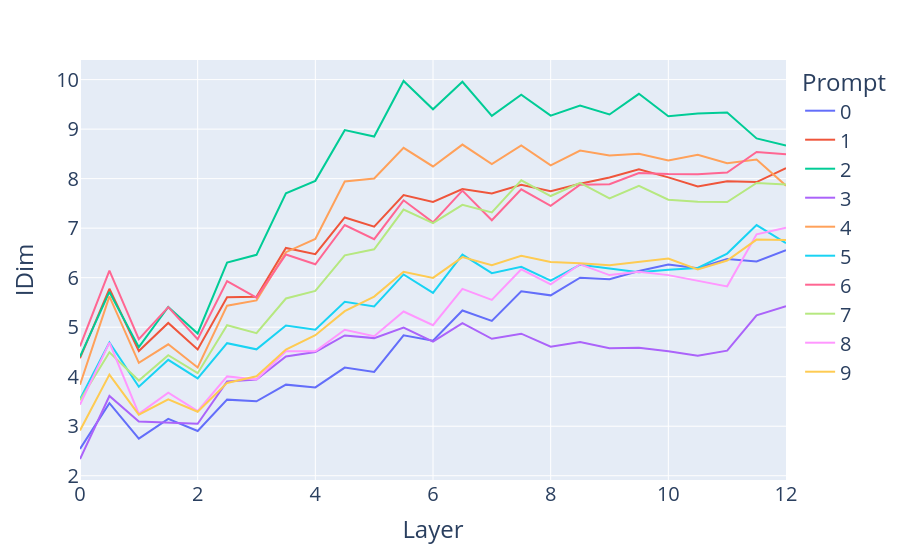

Write notebook code for a chart like this one.
### Code cell
lines(idim,x=np.arange(model.cfg.n_layers * 2 + 1) / 2, hover_name=labels, names = list(range(10)))

### Figure 1 — Plotly figure (JSON) as saved in the notebook; plotly's stock layout.template omitted (floating-point values rounded to 4 significant figures)
{"data": [{"hovertemplate": "<b>%{hovertext}</b><br><br>Prompt=0<br>Layer=%{x}<br>IDim=%{y}<extra></extra>", "hovertext": ["0_pre", "0_mid", "1_pre", "1_mid", "2_pre", "2_mid", "3_pre", "3_mid", "4_pre", "4_mid", "5_pre", "5_mid", "6_pre", "6_mid", "7_pre", "7_mid", "8_pre", "8_mid", "9_pre", "9_mid", "10_pre", "10_mid", "11_pre", "11_mid", "final_post"], "legendgroup": "0", "line": {"color": "#636efa", "dash": "solid"}, "marker": {"symbol": "circle"}, "mode": "lines", "name": "0", "orientation": "v", "showlegend": true, "type": "scatter", "x": [0, 0.5, 1, 1.5, 2, 2.5, 3, 3.5, 4, 4.5, 5, 5.5, 6, 6.5, 7, 7.5, 8, 8.5, 9, 9.5, 10, 10.5, 11, 11.5, 12], "xaxis": "x", "y": [2.542, 3.466, 2.75, 3.148, 2.905, 3.537, 3.504, 3.84, 3.784, 4.184, 4.097, 4.835, 4.725, 5.337, 5.126, 5.726, 5.643, 6.001, 5.968, 6.133, 6.267, 6.192, 6.379, 6.328, 6.555], "yaxis": "y"}, {"hovertemplate": "<b>%{hovertext}</b><br><br>Prompt=1<br>Layer=%{x}<br>IDim=%{y}<extra></extra>", "hovertext": ["0_pre", "0_mid", "1_pre", "1_mid", "2_pre", "2_mid", "3_pre", "3_mid", "4_pre", "4_mid", "5_pre", "5_mid", "6_pre", "6_mid", "7_pre", "7_mid", "8_pre", "8_mid", "9_pre", "9_mid", "10_pre", "10_mid", "11_pre", "11_mid", "final_post"], "legendgroup": "1", "line": {"color": "#EF553B", "dash": "solid"}, "marker": {"symbol": "circle"}, "mode": "lines", "name": "1", "orientation": "v", "showlegend": true, "type": "scatter", "x": [0, 0.5, 1, 1.5, 2, 2.5, 3, 3.5, 4, 4.5, 5, 5.5, 6, 6.5, 7, 7.5, 8, 8.5, 9, 9.5, 10, 10.5, 11, 11.5, 12], "xaxis": "x", "y": [4.374, 5.776, 4.52, 5.086, 4.551, 5.605, 5.615, 6.6, 6.475, 7.217, 7.03, 7.667, 7.53, 7.789, 7.701, 7.875, 7.745, 7.898, 8.023, 8.188, 8.026, 7.842, 7.946, 7.93, 8.214], "yaxis": "y"}, {"hovertemplate": "<b>%{hovertext}</b><br><br>Prompt=2<br>Layer=%{x}<br>IDim=%{y}<extra></extra>", "hovertext": ["0_pre", "0_mid", "1_pre", "1_mid", "2_pre", "2_mid", "3_pre", "3_mid", "4_pre", "4_mid", "5_pre", "5_mid", "6_pre", "6_mid", "7_pre", "7_mid", "8_pre", "8_mid", "9_pre", "9_mid", "10_pre", "10_mid", "11_pre", "11_mid", "final_post"], "legendgroup": "2", "line": {"color": "#00cc96", "dash": "solid"}, "marker": {"symbol": "circle"}, "mode": "lines", "name": "2", "orientation": "v", "showlegend": true, "type": "scatter", "x": [0, 0.5, 1, 1.5, 2, 2.5, 3, 3.5, 4, 4.5, 5, 5.5, 6, 6.5, 7, 7.5, 8, 8.5, 9, 9.5, 10, 10.5, 11, 11.5, 12], "xaxis": "x", "y": [4.405, 5.712, 4.597, 5.408, 4.873, 6.306, 6.462, 7.704, 7.955, 8.98, 8.851, 9.972, 9.4, 9.956, 9.268, 9.696, 9.273, 9.478, 9.296, 9.713, 9.26, 9.315, 9.334, 8.813, 8.667], "yaxis": "y"}, {"hovertemplate": "<b>%{hovertext}</b><br><br>Prompt=3<br>Layer=%{x}<br>IDim=%{y}<extra></extra>", "hovertext": ["0_pre", "0_mid", "1_pre", "1_mid", "2_pre", "2_mid", "3_pre", "3_mid", "4_pre", "4_mid", "5_pre", "5_mid", "6_pre", "6_mid", "7_pre", "7_mid", "8_pre", "8_mid", "9_pre", "9_mid", "10_pre", "10_mid", "11_pre", "11_mid", "final_post"], "legendgroup": "3", "line": {"color": "#ab63fa", "dash": "solid"}, "marker": {"symbol": "circle"}, "mode": "lines", "name": "3", "orientation": "v", "showlegend": true, "type": "scatter", "x": [0, 0.5, 1, 1.5, 2, 2.5, 3, 3.5, 4, 4.5, 5, 5.5, 6, 6.5, 7, 7.5, 8, 8.5, 9, 9.5, 10, 10.5, 11, 11.5, 12], "xaxis": "x", "y": [2.338, 3.611, 3.094, 3.075, 3.048, 3.903, 3.944, 4.408, 4.5, 4.833, 4.779, 4.994, 4.707, 5.083, 4.765, 4.869, 4.605, 4.702, 4.573, 4.584, 4.516, 4.425, 4.526, 5.239, 5.424], "yaxis": "y"}, {"hovertemplate": "<b>%{hovertext}</b><br><br>Prompt=4<br>Layer=%{x}<br>IDim=%{y}<extra></extra>", "hovertext": ["0_pre", "0_mid", "1_pre", "1_mid", "2_pre", "2_mid", "3_pre", "3_mid", "4_pre", "4_mid", "5_pre", "5_mid", "6_pre", "6_mid", "7_pre", "7_mid", "8_pre", "8_mid", "9_pre", "9_mid", "10_pre", "10_mid", "11_pre", "11_mid", "final_post"], "legendgroup": "4", "line": {"color": "#FFA15A", "dash": "solid"}, "marker": {"symbol": "circle"}, "mode": "lines", "name": "4", "orientation": "v", "showlegend": true, "type": "scatter", "x": [0, 0.5, 1, 1.5, 2, 2.5, 3, 3.5, 4, 4.5, 5, 5.5, 6, 6.5, 7, 7.5, 8, 8.5, 9, 9.5, 10, 10.5, 11, 11.5, 12], "xaxis": "x", "y": [3.84, 5.624, 4.279, 4.655, 4.186, 5.435, 5.54, 6.515, 6.782, 7.943, 8.004, 8.622, 8.247, 8.688, 8.295, 8.671, 8.269, 8.566, 8.47, 8.505, 8.368, 8.484, 8.311, 8.385, 7.858], "yaxis": "y"}, {"hovertemplate": "<b>%{hovertext}</b><br><br>Prompt=5<br>Layer=%{x}<br>IDim=%{y}<extra></extra>", "hovertext": ["0_pre", "0_mid", "1_pre", "1_mid", "2_pre", "2_mid", "3_pre", "3_mid", "4_pre", "4_mid", "5_pre", "5_mid", "6_pre", "6_mid", "7_pre", "7_mid", "8_pre", "8_mid", "9_pre", "9_mid", "10_pre", "10_mid", "11_pre", "11_mid", "final_post"], "legendgroup": "5", "line": {"color": "#19d3f3", "dash": "solid"}, "marker": {"symbol": "circle"}, "mode": "lines", "name": "5", "orientation": "v", "showlegend": true, "type": "scatter", "x": [0, 0.5, 1, 1.5, 2, 2.5, 3, 3.5, 4, 4.5, 5, 5.5, 6, 6.5, 7, 7.5, 8, 8.5, 9, 9.5, 10, 10.5, 11, 11.5, 12], "xaxis": "x", "y": [3.544, 4.694, 3.797, 4.342, 3.966, 4.677, 4.553, 5.034, 4.947, 5.513, 5.418, 6.066, 5.693, 6.467, 6.092, 6.219, 5.94, 6.263, 6.187, 6.112, 6.16, 6.195, 6.487, 7.061, 6.698], "yaxis": "y"}, {"hovertemplate": "<b>%{hovertext}</b><br><br>Prompt=6<br>Layer=%{x}<br>IDim=%{y}<extra></extra>", "hovertext": ["0_pre", "0_mid", "1_pre", "1_mid", "2_pre", "2_mid", "3_pre", "3_mid", "4_pre", "4_mid", "5_pre", "5_mid", "6_pre", "6_mid", "7_pre", "7_mid", "8_pre", "8_mid", "9_pre", "9_mid", "10_pre", "10_mid", "11_pre", "11_mid", "final_post"], "legendgroup": "6", "line": {"color": "#FF6692", "dash": "solid"}, "marker": {"symbol": "circle"}, "mode": "lines", "name": "6", "orientation": "v", "showlegend": true, "type": "scatter", "x": [0, 0.5, 1, 1.5, 2, 2.5, 3, 3.5, 4, 4.5, 5, 5.5, 6, 6.5, 7, 7.5, 8, 8.5, 9, 9.5, 10, 10.5, 11, 11.5, 12], "xaxis": "x", "y": [4.613, 6.141, 4.76, 5.404, 4.758, 5.93, 5.598, 6.469, 6.272, 7.063, 6.778, 7.563, 7.118, 7.759, 7.16, 7.784, 7.453, 7.879, 7.888, 8.113, 8.092, 8.09, 8.122, 8.538, 8.492], "yaxis": "y"}, {"hovertemplate": "<b>%{hovertext}</b><br><br>Prompt=7<br>Layer=%{x}<br>IDim=%{y}<extra></extra>", "hovertext": ["0_pre", "0_mid", "1_pre", "1_mid", "2_pre", "2_mid", "3_pre", "3_mid", "4_pre", "4_mid", "5_pre", "5_mid", "6_pre", "6_mid", "7_pre", "7_mid", "8_pre", "8_mid", "9_pre", "9_mid", "10_pre", "10_mid", "11_pre", "11_mid", "final_post"], "legendgroup": "7", "line": {"color": "#B6E880", "dash": "solid"}, "marker": {"symbol": "circle"}, "mode": "lines", "name": "7", "orientation": "v", "showlegend": true, "type": "scatter", "x": [0, 0.5, 1, 1.5, 2, 2.5, 3, 3.5, 4, 4.5, 5, 5.5, 6, 6.5, 7, 7.5, 8, 8.5, 9, 9.5, 10, 10.5, 11, 11.5, 12], "xaxis": "x", "y": [3.523, 4.493, 3.922, 4.433, 4.071, 5.039, 4.881, 5.58, 5.733, 6.452, 6.574, 7.376, 7.102, 7.472, 7.317, 7.967, 7.649, 7.914, 7.601, 7.856, 7.575, 7.535, 7.528, 7.914, 7.884], "yaxis": "y"}, {"hovertemplate": "<b>%{hovertext}</b><br><br>Prompt=8<br>Layer=%{x}<br>IDim=%{y}<extra></extra>", "hovertext": ["0_pre", "0_mid", "1_pre", "1_mid", "2_pre", "2_mid", "3_pre", "3_mid", "4_pre", "4_mid", "5_pre", "5_mid", "6_pre", "6_mid", "7_pre", "7_mid", "8_pre", "8_mid", "9_pre", "9_mid", "10_pre", "10_mid", "11_pre", "11_mid", "final_post"], "legendgroup": "8", "line": {"color": "#FF97FF", "dash": "solid"}, "marker": {"symbol": "circle"}, "mode": "lines", "name": "8", "orientation": "v", "showlegend": true, "type": "scatter", "x": [0, 0.5, 1, 1.5, 2, 2.5, 3, 3.5, 4, 4.5, 5, 5.5, 6, 6.5, 7, 7.5, 8, 8.5, 9, 9.5, 10, 10.5, 11, 11.5, 12], "xaxis": "x", "y": [3.436, 4.688, 3.25, 3.676, 3.304, 4.006, 3.942, 4.514, 4.515, 4.949, 4.818, 5.316, 5.041, 5.773, 5.552, 6.17, 5.864, 6.271, 6.052, 6.118, 6.052, 5.938, 5.825, 6.875, 7.01], "yaxis": "y"}, {"hovertemplate": "<b>%{hovertext}</b><br><br>Prompt=9<br>Layer=%{x}<br>IDim=%{y}<extra></extra>", "hovertext": ["0_pre", "0_mid", "1_pre", "1_mid", "2_pre", "2_mid", "3_pre", "3_mid", "4_pre", "4_mid", "5_pre", "5_mid", "6_pre", "6_mid", "7_pre", "7_mid", "8_pre", "8_mid", "9_pre", "9_mid", "10_pre", "10_mid", "11_pre", "11_mid", "final_post"], "legendgroup": "9", "line": {"color": "#FECB52", "dash": "solid"}, "marker": {"symbol": "circle"}, "mode": "lines", "name": "9", "orientation": "v", "showlegend": true, "type": "scatter", "x": [0, 0.5, 1, 1.5, 2, 2.5, 3, 3.5, 4, 4.5, 5, 5.5, 6, 6.5, 7, 7.5, 8, 8.5, 9, 9.5, 10, 10.5, 11, 11.5, 12], "xaxis": "x", "y": [2.915, 4.042, 3.235, 3.543, 3.293, 3.875, 4.009, 4.548, 4.837, 5.324, 5.618, 6.12, 5.996, 6.416, 6.254, 6.443, 6.315, 6.293, 6.251, 6.316, 6.386, 6.166, 6.346, 6.769, 6.763], "yaxis": "y"}], "layout": {"font": {"size": 20}, "legend": {"title": {"text": "Prompt"}, "tracegroupgap": 0}, "margin": {"t": 60}, "xaxis": {"anchor": "y", "domain": [0, 1], "title": {"text": "Layer"}}, "yaxis": {"anchor": "x", "domain": [0, 1], "title": {"text": "IDim"}}}}
